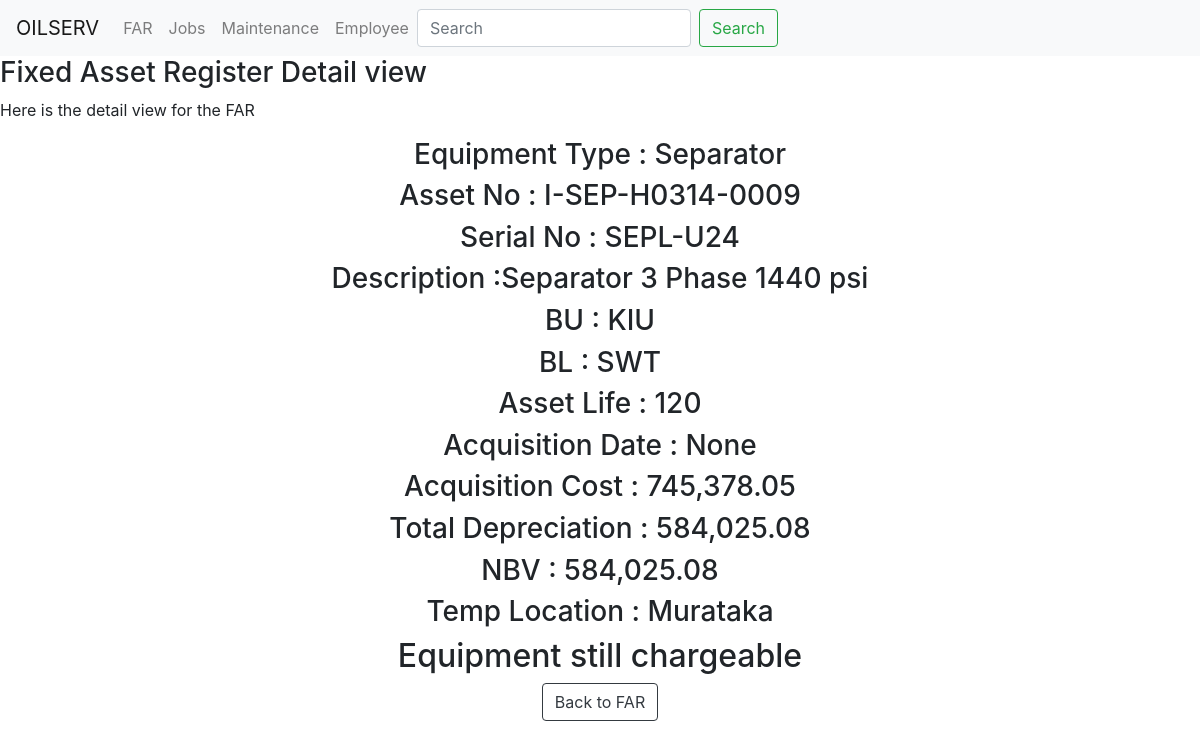
The app's page /FAR/far/1431, older data.
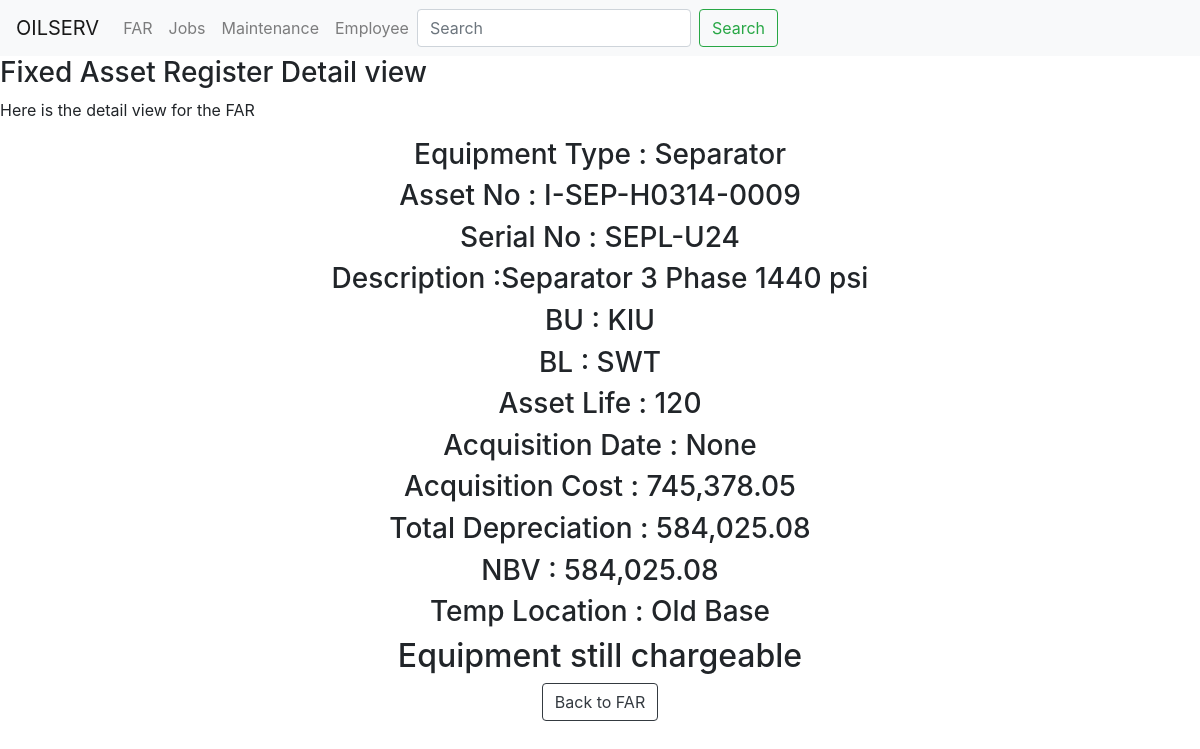
The same page, newer data.
### FAR/models.py (models this page shows, shortened)
class FAR_DB(models.Model):
    asset_num = models.CharField(max_length=200,unique=True, blank=False)
    serial_num = models.CharField(max_length=200,unique=True,blank=True)
    description = models.CharField(max_length=800, null=True,blank=True)
    BU = models.CharField(max_length=4,null=True,blank=True)
    BL = models.CharField(max_length=4,null=True,blank=True)
    asset_life = models.IntegerField(null=True,blank=True)
    acquisition_cost  = models.DecimalField(max_digits=10, decimal_places=2,null=True,blank=True)
    tot_dep_value  = models.DecimalField(max_digits=10, decimal_places=2,null=True,blank=True)
    nbv  = models.DecimalField(max_digits=10, decimal_places=2,null=True,blank=True)
    acquisition_date  = models.DateField(null=True,blank=True)
    equ_type = models.CharField(max_length=200,null=True,blank=True)
    temp_location = models.CharField(max_length=200, blank=True,null=True)
    class Meta:
        ordering = ['equ_type']

### FAR/views.py (the view)
# urls.py: path('far/<int:pk>', views.FarDetailView.as_view(), name='far_detail'),
class FarDetailView(DetailView):
    template_name = 'FAR/far_detail.html'
    queryset = models.FAR_DB.objects.all()
    context_object_name = 'far_detail'

### FAR/templates/FAR/far_detail.html
{% extends 'base.html' %}
{% load humanize %}
{% block body_block %}
<h3>Fixed Asset Register Detail view</h3>
<p>Here is the detail view for the FAR </p>
<div class=conainer align='middle'>
  <h3>Equipment Type  : {{ far_detail.equ_type }}</h3>
  <h3>Asset No : {{ far_detail.asset_num	}}</h3>
  <h3>Serial No :  {{ far_detail.serial_num	}}</h3>
  <h3>Description :{{ far_detail.description	}}</h3>
  <h3>BU  : {{ far_detail.BU	}}</h3>
  <h3>BL  :  {{ far_detail.BL	}}</h3>
  <h3>Asset Life  : {{ far_detail.asset_life	}}</h3>
  <h3>Acquisition Date  : {{ far_detail.acquisition_date	}}</h3>
  <h3>Acquisition Cost  :   {{ far_detail.acquisition_cost|intcomma}}</h3>
  <h3>Total Depreciation  :   {{ far_detail.tot_dep_value|intcomma}}</h3>
  <h3>NBV  :   {{ far_detail.nbv|intcomma}}</h3>
  <h3>Temp Location  : {{ far_detail.temp_location }}</h3>
  {% if far_detail.nbv >= 100.00  %}
  <h2 color='red'>Equipment still chargeable</h2>
  {% else  %}
  <h2 color='blue'>Equipment fully depreciated</h2>
  {% endif  %}
  <a class="btn btn-outline-dark" href="{% url 'far' %}">Back to FAR</a>
</div>
{% endblock %}

Row changes from the older to the newer data that the page shows:
changed FAR_DB "Separator": temp_location "Murataka" → "Old Base"
